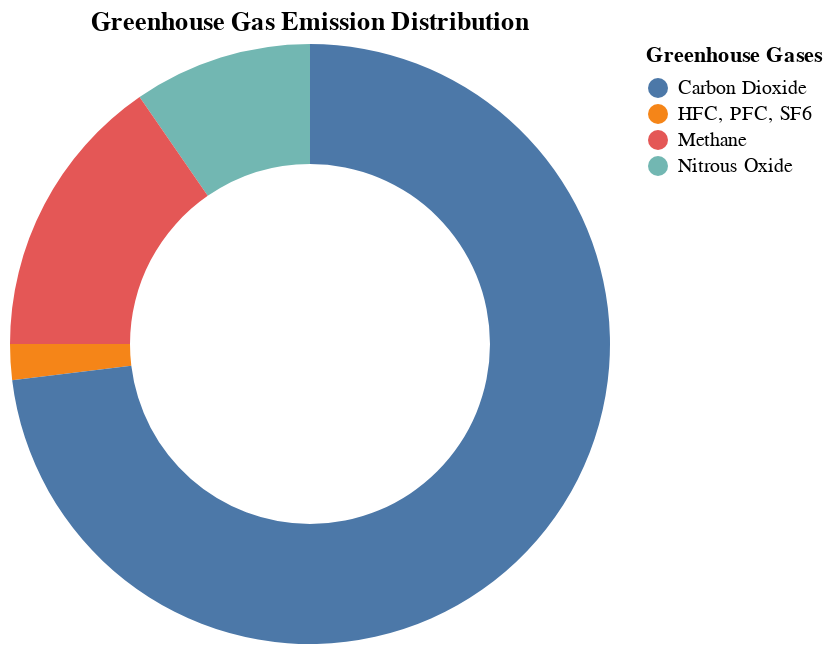

Here is the Vega-Lite specification saved for this chart:
### Vega-Lite specification from a JSON file in a GitHub repository (floating-point values rounded to 4 significant figures)
{"$schema": "https://vega.github.io/schema/vega-lite/v5.json", "description": "Types of Greenhouse Gas Emission", "title": "Greenhouse Gas Emission Distribution", "data": {"values": [{"Greenhouse Gases": "HFC, PFC, SF6", "Emission Rate": 2}, {"Greenhouse Gases": "Nitrous Oxide", "Emission Rate": 10}, {"Greenhouse Gases": "Methane", "Emission Rate": 16}, {"Greenhouse Gases": "Carbon Dioxide", "Emission Rate": 76}]}, "width": 300, "height": 300, "mark": {"type": "arc", "innerRadius": 90}, "encoding": {"theta": {"field": "Emission Rate", "type": "quantitative"}, "color": {"field": "Greenhouse Gases", "type": "nominal"}, "tooltip": [{"field": "Greenhouse Gases", "title": "Greenhouse Gases"}, {"field": "Emission Rate", "title": "Emission Rate"}]}}
